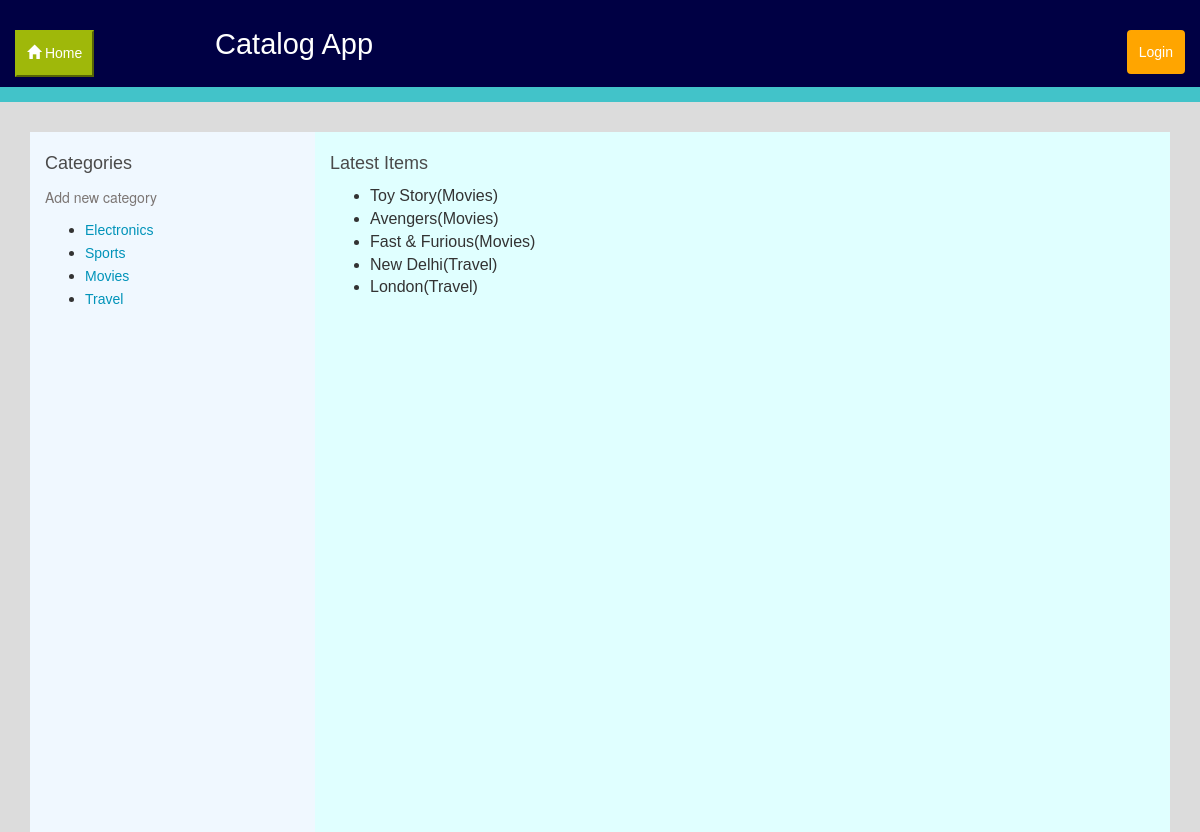
Page /categories/ on the committed database.
### database_setup.py (models this page shows, shortened)
class Category(Base):
    __tablename__ = 'category'
    id = Column(Integer, primary_key=True)
    name = Column(String(250), nullable=False)
    user_id = Column(Integer, ForeignKey('user.id'))
    user = relationship(User)

class Item(Base):
    __tablename__ = 'item'
    name = Column(String(80), nullable=False)
    id = Column(Integer, primary_key=True)
    description = Column(String(250))
    category_id = Column(Integer, ForeignKey('category.id'))
    category = relationship(Category,
                            backref=backref("children",
                                            cascade="all, delete-orphan")
                            )
    user_id = Column(Integer, ForeignKey('user.id'))
    user = relationship(User)

### finalProject.py (the view)
@app.route('/')
@app.route('/categories/')
def showCategories():
    categories = session.query(Category)
    latest_items = session.query(Item).order_by(Item.id.desc()).limit(5)
    latest_items_categories = [session.query(Category).
                               filter_by(id=i.category_id).one().name
                               for i in latest_items]
    return render_template('categories.html',
                           categories=categories,
                           latest_items=latest_items,
                           lic=latest_items_categories,
                           length=latest_items.count())

### templates/categories.html (shortened to what this page needs)
{% extends "main.html" %}
{% block content %}
    <div class="row main-section padding-top padding-bottom margin-right margin-left margin-top">
        <div class="col-md-3">
            <h3>Categories</h3><a href = {{url_for("newCategory")}}><p>Add new category</p></a>
            {% if categories != []%}
                <ul>
                {% for i in categories %}
                    <li><a href = {{url_for("showItems", category_id=i.id)}}>{{i.name}}</a></li>
                {% endfor %}
                </ul>
            {% else %}
                <p>You currently have no categories</p>
            {% endif %}
        </div>
        <div class="col-md-9">
            <h3>Latest Items</h3>
            {% if latest_items != []%}
                <ul>
                {% for i in range(length) %}
                    <li>{{latest_items[i].name}}({{lic[i]}})</li>
                {% endfor %}
                </ul>
            {% endif %}
        </div>
    </div>
{% endblock %}

### templates/main.html (shortened to what this page needs)
<!DOCTYPE html>
<html lang="en">
	<head>
		<link rel="stylesheet" href="https://maxcdn.bootstrapcdn.com/bootstrap/3.4.0/css/bootstrap.min.css">
		<link rel=stylesheet type=text/css href="{{ url_for('static', filename='styles.css') }}">
	</head>
	<body>
		<div class="row top-menu">
			<div class="col-md-2">
				<a href={{url_for("showCategories")}}>
					<button class="btn_home btn-default">
						<span class="glyphicon glyphicon-home" aria-hidden="true"></span> Home
					</button>
			</div>
			<div class="col-md-8"><h2>Catalog App</h2></div>
			<div class="col-md-2 text-right">
				{%if 'username' not in session %}
					<a href={{url_for("showLogin")}}>
						<button class="btn btn-default">
							Login
						</button>
				{% else %}
					<a href="{{url_for('disconnect')}}">
						<button class="btn btn-default">
							Logout
						</button>
					</a>
				{% endif %}
			</div>
		</div>
		<div class="row divider blue">
			<div class="col-lg-12"></div>
		</div>
		{% block content %}
		{% endblock %}
	</body>
</html>

### static/styles.css (style rules this page uses)
* { box-sizing: border-box; }
body { font-family: Arial, Helvetica, sans-serif; }
p { font-family: "Helvetica Neue", Roboto, Helvetica, Arial, sans-serif; font-size: 16px; color: #7B7573; line-height: 24px; font-weight: 400; }
a { font-size: 14px; color: #0093B9; line-height: 23px; }
.btn { padding: 10px; margin: 0; border-color: #FFA500; border-width: 2px; color: #FFFFFF; background-color: #FFA500; }
.btn_home { padding: 10px; margin: 0; border-color: #9FB80A; border-width: 2px; color: #FFFFFF; background-color: #9FB80A; }
.top-menu { padding-top: 30px; padding-bottom: 10px; background-color: #004; }
.main-section { padding-top: 30px; padding-bottom: 10px; background-color: grey; height:700px; }
h1,h2 { display: inline; }
h2 { font-family: sans-serif,"Helvetica Neue Light", Roboto, Helvetica, Arial; font-size: 29px; color: #FFFFFF; line-height: 29px; }
h3 { font-size: 18px; color: #4A4A4A; line-height: 23px; }
p { font-family: "Helvetica Neue", Roboto, Helvetica, Arial, sans-serif; font-size: 14px; color: #7B7573; line-height: 24px; font-weight: 400; }
li { font-size: 16px; }
body { background-color: gainsboro; }
.divider { height: 15px; display: block; }
.divider.blue { background-color: #42C3C9; }
.row { margin:auto; }
.padding-top { padding-top: 0px; }
.padding-bottom { padding-bottom: 30px; }
.margin-top { margin-top: 30px; }
.margin-right { margin-right: 30px; }
.margin-left { margin-left: 30px; }
.col-md-3 { background-color: aliceblue; height: 700px; overflow: scroll; }
.col-md-9 { background-color: lightcyan; height: 700px; overflow: scroll; }

### rows in the picture
Category: name "Electronics"
Category: name "Sports"
Category: name "Movies", name "Movies" "Movies" "Movies"
Category: name "Travel", name "Travel" "Travel"
Item: name "Toy Story"
Item: name "Avengers"
Item: name "Fast & Furious"
Item: name "New Delhi"
Item: name "London"
